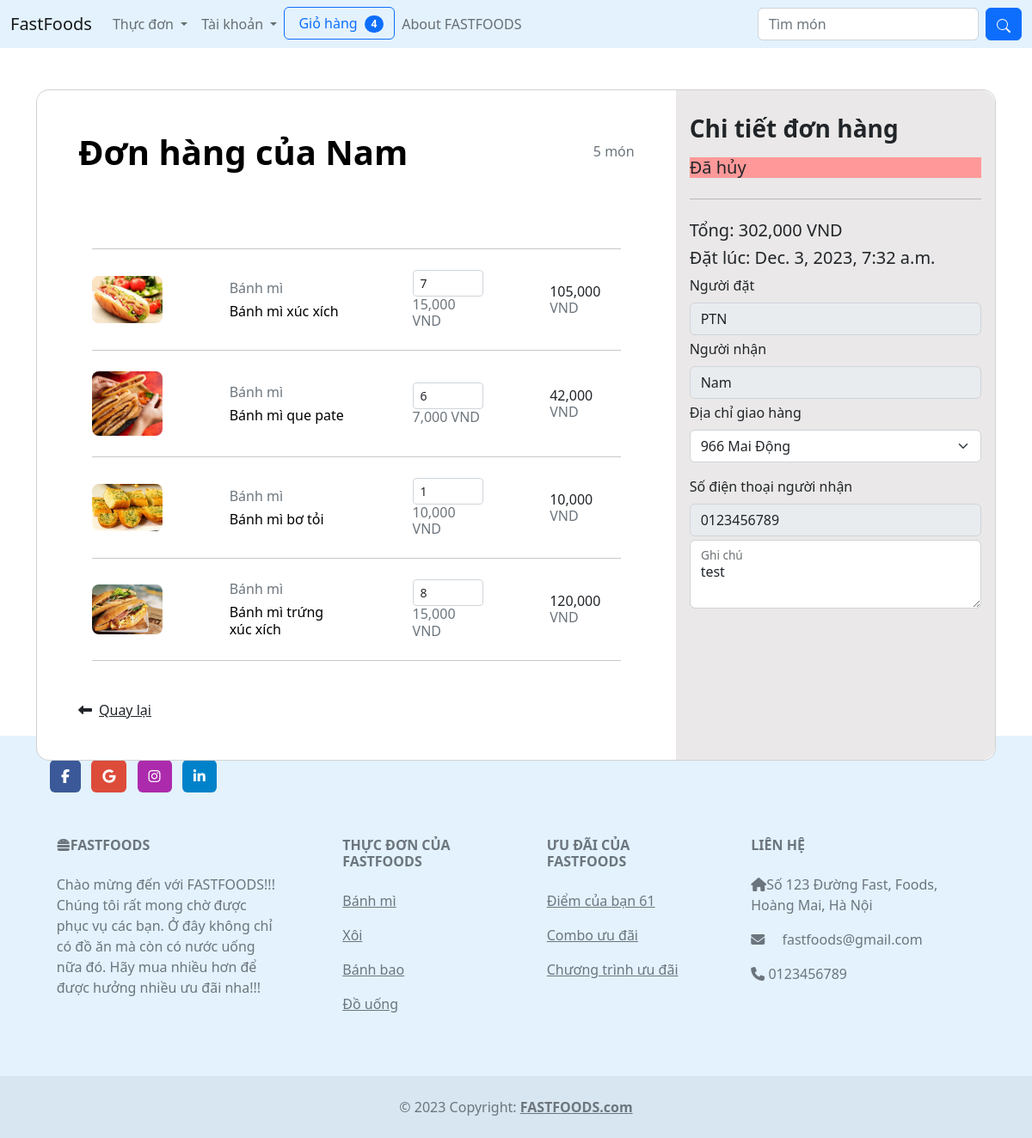
Page /cart/order_detail/13 (signed in) on the committed database.
### cart/models.py (models this page shows, shortened)
class Cart(models.Model):
    product = models.ForeignKey(Product, on_delete=models.CASCADE)
    customer = models.ForeignKey(User, on_delete=models.CASCADE)
    quantity = models.IntegerField(default=0)
    order = models.ForeignKey(Order, on_delete=models.CASCADE, default='', blank=True, null = True)
    ADDED = "AD"
    CHOSE = "CH"
    ORDERED = "OR"
    CANCEL = "CA"
    CART_STATUS = [
        (ADDED, "Trong giỏ"),
        (CHOSE, "Chọn đặt"),
        (ORDERED, "Đã đặt"),
        (CANCEL, "Đơn hủy"),
    ]
    status = models.CharField(
        max_length=2,
        choices=CART_STATUS,
        default=ADDED,
    )
    class Meta:
        verbose_name_plural = 'Giỏ hàng'

class Order(models.Model):
    CREATE = "CE"
    PREPARE = "PR"
    DELIVERY = "DE"
    DELIVERED = "DR"
    CANCELED = "CA"
    ORDER_STATUS = [
        (CREATE, "Tạo đơn"),
        (PREPARE, "Chuẩn bị"),
        (DELIVERY, "Đang giao"),
        (DELIVERED, "Đã giao"),
        (CANCELED, "Đơn hủy"),
    ]
    status = models.CharField(
        max_length=2,
        choices=ORDER_STATUS,
        default=CREATE,
    )
    receiver = models.CharField(max_length=50, default= '', blank=True,verbose_name="Người nhận")
    customer = models.ForeignKey(User, on_delete=models.CASCADE)
    address = models.CharField(max_length=50, default= '', blank=True,verbose_name="Địa chỉ nhận hàng")
    phone = models.CharField(max_length=20, default='',verbose_name="Số điện thoại")
    orderedTime = models.DateTimeField(verbose_name="Thời gian đặt", blank = True,null=True)
    receiveTime = models.DateTimeField(verbose_name="Thời điểm nhận", blank=True,null=True)
    total = models.IntegerField(default=0,verbose_name="Tổng đơn")
    note = models.TextField(default='', blank=True,verbose_name="Ghi chú")
    class Meta:
        verbose_name_plural = 'Đơn hàng'

### webstore/models.py (models this page shows, shortened)
class Product(models.Model):
    name = models.CharField(verbose_name='Tên món',max_length=50)
    price = models.IntegerField(verbose_name='Giá',default=0)
    category = models.ForeignKey(Category, on_delete=models.CASCADE, default=1, verbose_name='Loại món')
    description = models.CharField(max_length=250, default='', blank= True, null = True)
    image = models.ImageField(upload_to= 'uploads/product/',verbose_name='Hình ảnh')
    ordered_times = models.IntegerField(default=0, verbose_name='Số lần đặt')
    min_user_rating = models.IntegerField(default=0, verbose_name='Điểm thấp nhất để được mua')
    combo = models.BooleanField(default=False)
    class Meta:
        verbose_name_plural = 'Danh sách các món'

class Category(models.Model):
    name = models.CharField(max_length=50)
    def __str__(self):
        return self.name
    class Meta:
        verbose_name_plural = 'Danh sách loại món'

### users/models.py (models this page shows, shortened)
class Profile(models.Model):
    customer = models.OneToOneField(User,on_delete=models.CASCADE)
    rating = models.IntegerField(default=50)
    phonenum = models.CharField(max_length=10,blank=True,null=True,default=None)
    class Meta:
        verbose_name_plural = 'Thông tin người dùng'

### cart/views.py (the view)
# urls.py: path('order_detail/<int:order_id>' , views.order_detail, name='order_detail'),
def order_detail(request, order_id):
    if request.user.is_authenticated:
        order= Order.objects.get(id=order_id)
        if order.customer == request.user:
            cartitems = Cart.objects.filter(order=order)
            cartCount = cartitems.count()
            OcartTotal = {}
            for item in cartitems:
                total = item.quantity*item.product.price
                OcartTotal[item.id] = total
            status = order.status
            minuspoint = 0
            if status == 'CE':
                status = 'Chờ xác nhân'
                minuspoint = 0
            elif status == 'PR':
                status = 'Chuẩn bị'
                minuspoint = int(order.total/100000)*10
                if minuspoint == 0:
                    minuspoint = 5
            elif status == 'DE':
                status = 'Đang giao'
                minuspoint = int(order.total/100000)*15
                if minuspoint == 0:
                    minuspoint = 10
            profile = Profile.objects.get(customer=request.user)
            resultrating = profile.rating - minuspoint
            if resultrating < 0:
                resultrating = 0
            context = {'order': order,
                    'cartitems': cartitems,
                    'cartcount': cartCount,
                    'OcartTotal': OcartTotal,
                    'minuspoint': minuspoint,
                    'resultrating': resultrating,
                    'status': status,
                    }
            return render(request,'orderdetail.html', context)
        return redirect('homepage')
    return redirect('homepage')

### users/context_processors.py (called while the page is built)
def profile(request):
    if request.user.is_authenticated:
        return {'profile': Profile.objects.get(customer=request.user)}
    return{}

### webstore/context_processors.py (called while the page is built)
def menu(request):
    categories = []
    for cate in Category.objects.all().exclude(name="Combo"):
        if Product.objects.filter(category = cate).exists():
            categories.append(cate.id)
    return {'categories': Category.objects.filter(id__in=categories),
            'products': Product.objects.all().order_by('-ordered_times'),
            }

def combo(request):
    if request.user.is_authenticated:
        profile = Profile.objects.get(customer = request.user)
        combos = Product.objects.filter(combo = True)
        rating = profile.rating
        combos = combos.filter(min_user_rating__lte=rating)
        return {'combos': combos,}
    return {}

### cart/templates/orderdetail.html (shortened to what this page needs)
{% extends 'base.html' %}
{% load static %}
{% load humanize %}
{% load extraFilter %}
{% block link %}
<link href="{% static 'css/cart.css' %}" rel="stylesheet">
{% endblock %}
{% block content %}
<section class="h-100 h-custom" style="background-color: transparent;">
    <div class="container py-5 h-100">
      <div class="row d-flex justify-content-center align-items-center h-100">
        <div class="col-12">
          <div class="card card-registration card-registration-2" style="border-radius: 15px;">
            <div class="card-body p-0">
              <div class="row g-0">
                <div class="col-lg-8">
                  <div class="p-5">
                    <div class="d-flex justify-content-between align-items-center mb-5">
                      <h1 class="fw-bold mb-0 text-black">Đơn hàng của {{ user.first_name }}</h1>
                      <h6 class="mb-0 text-muted"> <span id="cart_qty">{{ cartcount }}</span> món </h6>
                    </div>
                    <div class="h-100 p-3" style="max-height: 65vh;overflow: scroll;">
                    {% for item in cartitems %}
                    <hr class="my-4">
                    <div class="row mb-4 d-flex justify-content-between align-items-center">
                      <div class="col-md-2 col-lg-2 col-xl-2">
                        <img
                          src="../../media/{{ item.product.image }}"
                          class="img-fluid rounded-3" alt="{{item.product.name}}">
                      </div>
                      <div class="col-md-3 col-lg-3 col-xl-3">
                        <h6 class="text-muted">{{item.product.category}}</h6>
                        <h6 class="text-black mb-0">{{item.product.name}}</h6>
                      </div>
                      <div class="col-md-3 col-lg-3 col-xl-2">
                        <input min="1" onkeypress="return event.charCode >= 48 && event.charCode <= 57" name="quantity" value="{{item.quantity}}" type="number" class="form-control form-control-sm" disable/>
                          <h6 class="mb-0 text-muted" >{{item.product.price|intcomma}} VND</h6>
                      </div>
                      <div class="col-md-3 col-lg-2 col-xl-2">
                            {% for key,value in OcartTotal.items %}
                                {% if key == item.id %}
                                <h6 class="mb-0">
                                    {{value|intcomma}}
                                </h6>
                                {% endif %}
                            {% endfor %}
                        <h6 class="mb-0 text-muted" > VND</h6>
                      </div>
                    </div>
                     {% endfor %}
                </div>
                    <div class="pt-5">
                      <h6 class="mb-0"><a href="{% url 'profile' %}" class="text-body"><i
                            class="fas fa-long-arrow-alt-left me-2"></i>Quay lại</a></h6>
                    </div>
                  </div>
                </div>
                <div class="col-lg-4 bg-grey">
                  <div class="p-3">
                    <h3 class="fw-bold mb-3 mt-2 pt-1">Chi tiết đơn hàng </h3>
                    {% if order.status == "CE" %}
                    <h5 style="background: #ffff66;" > Chờ xác nhận </h5>
                    {% elif order.status == "PR"  %}
                    <h5 style="background: #66ff66;" > Đang chuẩn bị </h5>
                    {% elif order.status == "DE"  %}
                    <h5 style="background: #33ccff;" > Đang giao </h5>
                    {% elif order.status == "DR"  %}
                    <h5 style="background: #6699ff;" > Đã giao</h5>
                    {% else %}
                    <h5 style="background: #ff9999;" > Đã hủy </h5>
                    {% endif %}
                    <hr class="my-4">
                    <div class="d-flex justify-content-between">
                      <h5> Tổng: <span> {{order.total|intcomma}}</span> VND</h5>
                    </div>
                    <div class="d-flex justify-content-between">
                        <h5> Đặt lúc: {{order.orderedTime}}</h5>
                      </div>
                      <div class="mb-1">
                        <label for="username" class="form-label">Người đặt</label>
                        <input type="text" class="form-control" name="username" value = "{{order.customer}}" disabled />
                      </div>
                      <div class="mb-1">
                        <label for="receiver" class="form-label">Người nhận</label>
                        <input type="text" class="form-control" name="receiver"  value = "{{order.receiver}}" disabled />
                      </div>
                      <div class="mb-1">
                        <label for="address" class="form-label">Địa chỉ giao hàng</label>
                        <select class="form-select form-select-md mb-3" name = "address">
                            <option selected>{{order.address}}</option>
                        </select>
                      </div>
                      <div class="mb-1">
                        <label for="phonenum" class="form-label">Số điện thoại người nhận</label>
                        <input type="text" class="form-control" name="phonenum"  value = "{{order.phone}}" disabled/>
                      </div>
                      <div class="mb-1">
                        <div class="form-floating">
                          <textarea class="form-control" placeholder="Ghi chú cho đơn của bạn" name="ordernote" value="" style="height: 10vh">{{order.note}}</textarea>
                          <label for="ordernote">Ghi chú</label>
                        </div>
                      </div>
                      </div>
                  </div>
                </div>
              </div>
            </div>
          </div>
        </div>
      </div>
    </div>
{% endblock %}

### webstore/templates/footer.html
<footer class="text-center text-lg-start bg-body-tertiary text-muted" style="background-color: #e3f2fd;">
    <div class="container p-4 pb-0">
        <section class="mb-4">
          <a
          data-mdb-ripple-init
            class="btn text-white btn-floating m-1"
            style="background-color: #3b5998;"
            href="#!"
            role="button"
            ><i class="fab fa-facebook-f"></i
          ></a>
          <a
            data-mdb-ripple-init
            class="btn text-white btn-floating m-1"
            style="background-color: #dd4b39;"
            href="#!"
            role="button"
            ><i class="fab fa-google"></i
          ></a>
          <a
            data-mdb-ripple-init
            class="btn text-white btn-floating m-1"
            style="background-color: #ac2bac;"
            href="#!"
            role="button"
            ><i class="fab fa-instagram"></i
          ></a>
          <a
            data-mdb-ripple-init
            class="btn text-white btn-floating m-1"
            style="background-color: #0082ca;"
            href="#!"
            role="button"
            ><i class="fab fa-linkedin-in"></i
          ></a>
        </section>
      </div>
    <section class="">
      <div class="container text-center text-md-start mt-5">
        <div class="row mt-3">
          <div class="col-md-3 col-lg-4 col-xl-3 mx-auto mb-4">
            <h6 class="text-uppercase fw-bold mb-4">
                <i class="fa-solid fa-burger fa-bounce"></i>FASTFOODS
            </h6>
            <p>
              Chào mừng đến với FASTFOODS!!!
              Chúng tôi rất mong chờ được phục vụ các bạn.
              Ở đây không chỉ có đồ ăn mà còn có nước uống nữa đó.
              Hãy mua nhiều hơn để được hưởng nhiều ưu đãi nha!!!
            </p>
          </div>
          <div class="col-md-2 col-lg-2 col-xl-2 mx-auto mb-4" >
            <h6 class="text-uppercase fw-bold mb-4">
              Thực đơn của FASTFOODS
            </h6>
            <div style="height: 12em; overflow: scroll">
            {% for category in categories %}
            <p>
              <a href="{% url 'allInCategory' category.id %}" class="text-reset">{{category.name}}</a>
            </p>
            {% endfor %}
            </div>
          </div>
          <div class="col-md-3 col-lg-2 col-xl-2 mx-auto mb-4">
            <h6 class="text-uppercase fw-bold mb-4">
              Ưu đãi của FASTFOODS
            </h6>
            {% if user.is_authenticated %}
            <p>
              <a href="#!" class="text-reset">Điểm của bạn <span>{{profile.rating}}</span> </a>
            </p>
            <p>
              <a href="#!" class="text-reset">Combo ưu đãi</a>
            </p>
            {% else %}
            <p>
                <a href="#!" class="text-reset">Đăng nhâp hoặc đăng ký ngay để nhận ưu đãi ngay!!! </a>
              </p>
            {% endif %}
            <p>
                <a href="#!" class="text-reset">Chương trình ưu đãi</a>
              </p>
          </div>
          <div class="col-md-4 col-lg-3 col-xl-3 mx-auto mb-md-0 mb-4">
            <h6 class="text-uppercase fw-bold mb-4">Liên hệ</h6>
            <p><i class="fa-solid fa-house"></i>Số 123 Đường Fast, Foods, Hoàng Mai, Hà Nội</p>
            <p>
              <i class="fas fa-envelope me-3"></i>
              fastfoods@gmail.com
            </p>
            <p><i class="fa-solid fa-phone fa-shake"></i> 0123456789</p>
          </div>
        </div>
      </div>
    </section>
    <div class="text-center p-4" style="background-color: rgba(0, 0, 0, 0.05);">
      © 2023 Copyright:
      <a class="text-reset fw-bold" href="{% url 'homepage' %}">FASTFOODS.com</a>
    </div>
  </footer>

### static/css/cart.css (style rules this page uses)
@media (min-width: 1025px) { .h-custom { height: 100vh !important; } }
.bg-grey { background-color: #eae8e8; }
@media (min-width: 992px) { .card-registration-2 .bg-grey { border-top-right-radius: 16px; border-bottom-right-radius: 16px; } }

### webstore/templates/base.html (style rules this page uses)
body { background-image: url("https://images.unsplash.com/photo-1517433367423-c7e5b0f35086?auto=format&fit=crop&q=80&w=1901&ixlib=rb-4.0.3&ixid=M3wxMjA3fDB8MHxwaG90by1wYWdlfHx8fGVufDB8fHx8fA%3D%3D"); background-repeat: no-repeat; background-attachment: fixed; }

### rows in the picture
Cart: product.image (picture), product.category "Bánh mì", product.name "Bánh mì xúc xích", quantity "7", product.price "15,000", OcartTotal "105,000"
Cart: product.image (picture), product.category "Bánh mì", product.name "Bánh mì que pate", quantity "6", product.price "7,000", OcartTotal "42,000"
Cart: product.image (picture), product.category "Bánh mì", product.name "Bánh mì bơ tỏi", quantity "1", product.price "10,000", OcartTotal "10,000"
Cart: product.image (picture), product.category "Bánh mì", product.name "Bánh mì trứng xúc xích", quantity "8", product.price "15,000", OcartTotal "120,000"
Order: total "302,000", orderedTime "Dec. 3, 2023, 7:32 a.m.", username "PTN", receiver "Nam", address "966 Mai Động", phonenum "0123456789", ordernote "test"
Category: name "Bánh mì"
Category: name "Xôi"
Category: name "Bánh bao"
Category: name "Đồ uống"
Profile: rating "61"

### other values in the picture
{{ cartqty }} "4"
{{ user.first_name }} "Nam"
{{ cartcount }} "5"
